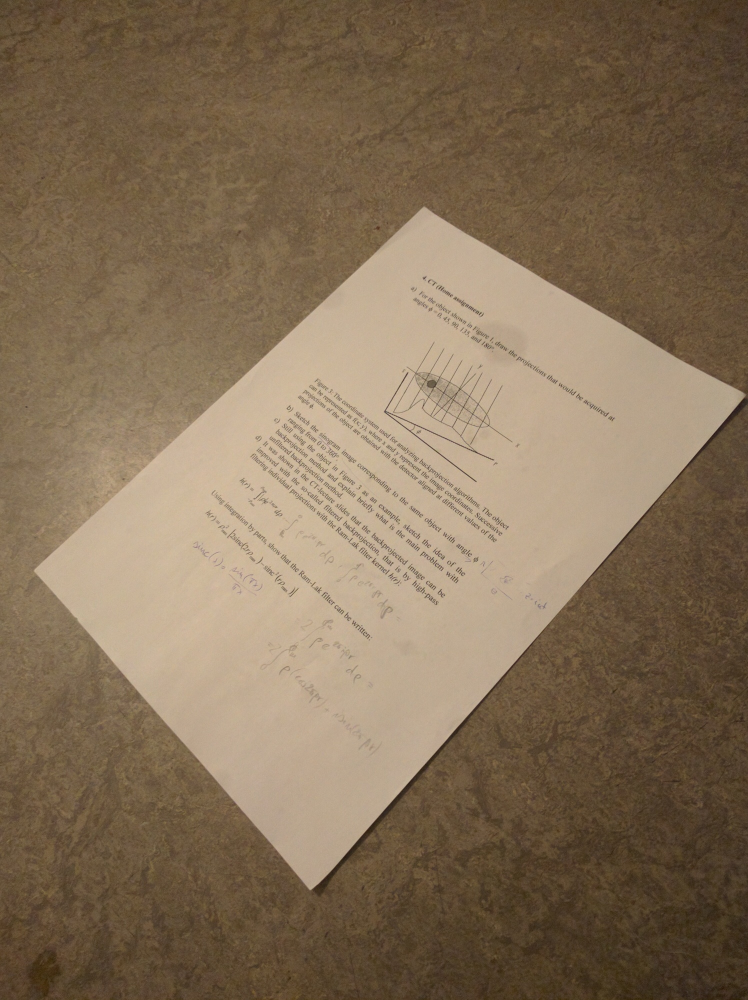
//> input picture imgs/IMG_20160314_230058.jpg, 1496 x 2000 px (shown at 1/2 size)
$ ./main ../imgs/IMG_20160314_230058.jpg   (built with g++ and OpenCV 4)
//> lines starting //> are read from the running program, lines starting //| are printed output that depends on the picture; after the words box and inside, x2 and y2 are one past the last pixel; in counts of white or black regions, pixels touching at a corner belong together
### src/util.hpp
#ifndef UTIL_H
#define UTIL_H

#include <vector>

using namespace cv;
using namespace std;

#define ITIC(xx) double xx
#define TIC(xx) xx=(double)getTickCount()
#define TOC(xx) cout<<"Elapsed time: "<<((double)getTickCount()-(xx))/getTickFrequency()*1000<<"ms"<<endl

void center_pts(Mat pts, Vec2f &mean);


#endif /* UTIL_H */

### src/detect.hpp
#ifndef DETECT_H
#define DETECT_H

#include <opencv2/opencv.hpp>
#include <vector>

using namespace cv;

double line_support(std::vector<Vec4f>&, Vec4f&);

void detect_edgels(Mat, std::vector<Vec4f>&, int);

#endif /* DETECT_H */

### src/util.cc
#include <opencv2/opencv.hpp>
#include "util.hpp"

using namespace cv;

void center_pts(Mat ps, Vec2f &mean) {
    assert(ps.isContinuous() && "Noncontinuous point matrix!");

    int npts=ps.rows*ps.cols/2;
    float *px=(float*)ps.data;
    for (int a = 0; a < npts; a++) {
	mean[0]+=*(px++);
	mean[1]+=*(px++);
    }

    mean=mean/npts;

    px=(float*)ps.data;
    for (int a = 0; a < npts; a++) {
	*(px++)-=mean[0];
	*(px++)-=mean[1];
    }
}

### src/detect.cc
#include "detect.hpp"
#include "util.hpp"
#include <vector>
#include <algorithm>

using namespace cv;

void page_from_edgels(std::vector<Vec4f> &edgels) {

}

double line_support(std::vector<Vec4f> &edgels,
		    Vec4f &line) {
    Vec2f line_dir(line[2]-line[0], line[3]-line[1]);
    Vec2f line_norm(-line_dir[1], line_dir[0]);

    Mat edgel_ends(edgels);

    std::cout << edgel_ends  << "\n";


    return 0;
}

void detect_edgels(Mat edge_im, std::vector<Vec4f> &outedgels, int length) {
    Mat tmp=edge_im.clone();
    int rows=tmp.rows, cols=tmp.cols;

    Mat display(edge_im.size(), CV_8UC3);
    cvtColor(edge_im, display, CV_GRAY2RGB);


    int neigh[8][2] = {{-1,0}, {1,0}, {0,-1}, {0,1}, {-1,-1}, {-1,1}, {1,-1}, {1,1}};
    int nneigh=8;

    std::vector<Point2f> segment;
    Point2f pt;

    for (int i = 0; i < rows; i++) {
        for (int j=0; j < cols; j++) {
	    if (!tmp.at<unsigned char>(i,j)) continue;

	    int starti=i, startj=j, ii=i, jj=j;

	    int N=length;
	    int d=3;
	    while (--d) {
		int l;
		for (l=0; l<N; l++) {
		    tmp.at<unsigned char>(ii,jj)=128;
		    pt.x=jj;  pt.y=ii;
		    segment.push_back(pt);

		    int r, nii, njj;
		    for (r=0; r<nneigh; r++) {
			nii=ii+neigh[r][0];
			njj=jj+neigh[r][1];
			if (nii>0 && nii<tmp.rows && njj>0 && njj<tmp.cols
			    && tmp.at<unsigned char>(nii, njj)>128) {
			    break;
			    // you have found another edge
			}
		    }

		    if (r==nneigh) {
			break;
		    }

		    ii=ii+neigh[r][0];
		    jj=jj+neigh[r][1];
		}

		if (l==N) {
		    break;
		}
		else {
		    N=N-l;
		    ii=starti;
		    jj=startj;
		    std::reverse(segment.begin(), segment.end());
		}
	    }

	    if (d) { // we have found a continuous edge streak
		Mat u,s,vt;
		Mat ps=Mat(segment).reshape(1).clone();

		// center points
		Vec2f mean; // col matrix
		center_pts(ps, mean);

		// fit line
		Vec4f fitted_line;
		fitLine(ps, fitted_line, CV_DIST_L2, 0, 0.01, 0.01);
		Vec2f normal(-fitted_line[1], fitted_line[0]);
		Vec2f dir(fitted_line[0], fitted_line[1]);

		Mat dists=abs(ps*Mat(normal));

		double minD, maxD;
		minMaxLoc(dists, &minD, &maxD);

		if (maxD<1) {
		    for (auto s=segment.begin(); s!=segment.end(); s++) {
			tmp.at<unsigned char>(*s)=0;
		    }

		    Vec4f edgel;
		    float *psp=ps.ptr<float>(0);
		    float dp=(psp[0]*dir[0]+psp[1]*dir[1]);
		    edgel[0]=dp*dir[0]+mean[0];
		    edgel[1]=dp*dir[1]+mean[1];

		    psp=ps.ptr<float>(ps.rows-1);
		    dp=(psp[0]*dir[0]+psp[1]*dir[1]);
		    edgel[2]=dp*dir[0]+mean[0];
		    edgel[3]=dp*dir[1]+mean[1];

		    outedgels.push_back(edgel);

		    // line(display, outedgels.back().first, outedgels.back().second,
		    //      Scalar(0,0,255), 2, CV_AA);

		    // imshow("OCV-Display Image", display);
		    // waitKey(0);
		}
	    }
	    // [5 lines of commented-out code are left out]

	    segment.erase(segment.begin(), segment.end());
	}
    }
}

### src/main.cc
#include <iostream>
#include <vector>
#include <algorithm>
#include <opencv2/opencv.hpp>
#include "detect.hpp"
#include "util.hpp"


#define THR_LOW 100
#define CANNY_GRAD_KERNEL_SIZE 3

using namespace cv;

int main(int argc, char *argv[]) {
    Mat image, edges;
    image=imread(argv[1], CV_LOAD_IMAGE_GRAYSCALE);
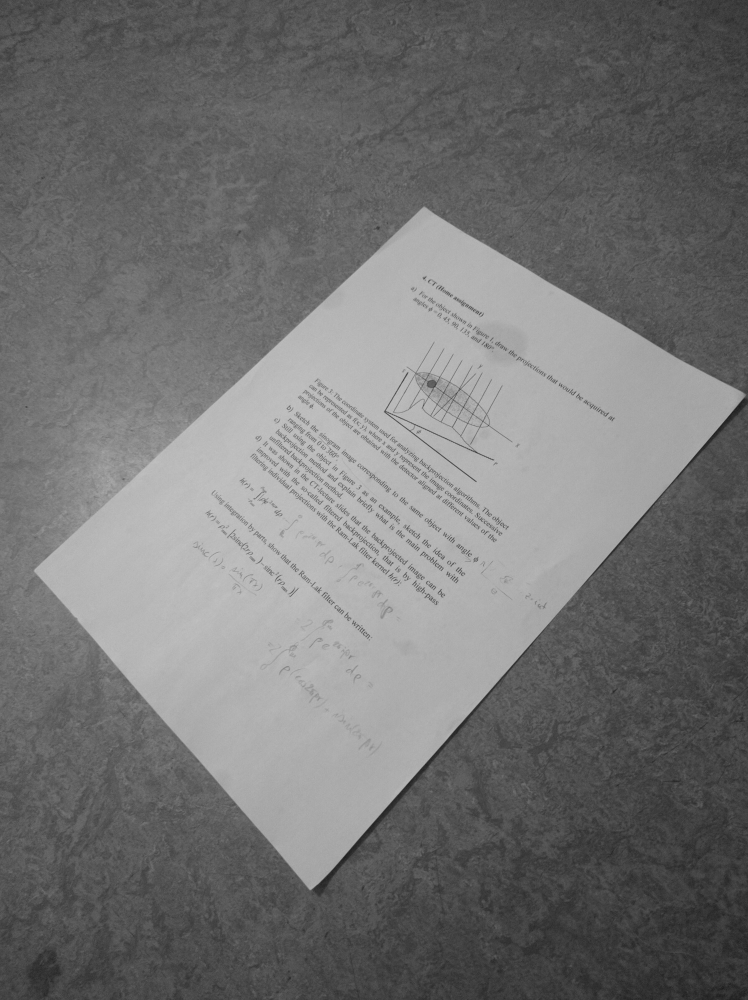
//> image: 2000 rows x 1496 cols, CV_8UC1 (shown at 1/2 size); min 20, max 202, mean 114.4

    Mat scaled;
    resize(image, scaled, Size(), 0.5, 0.5);
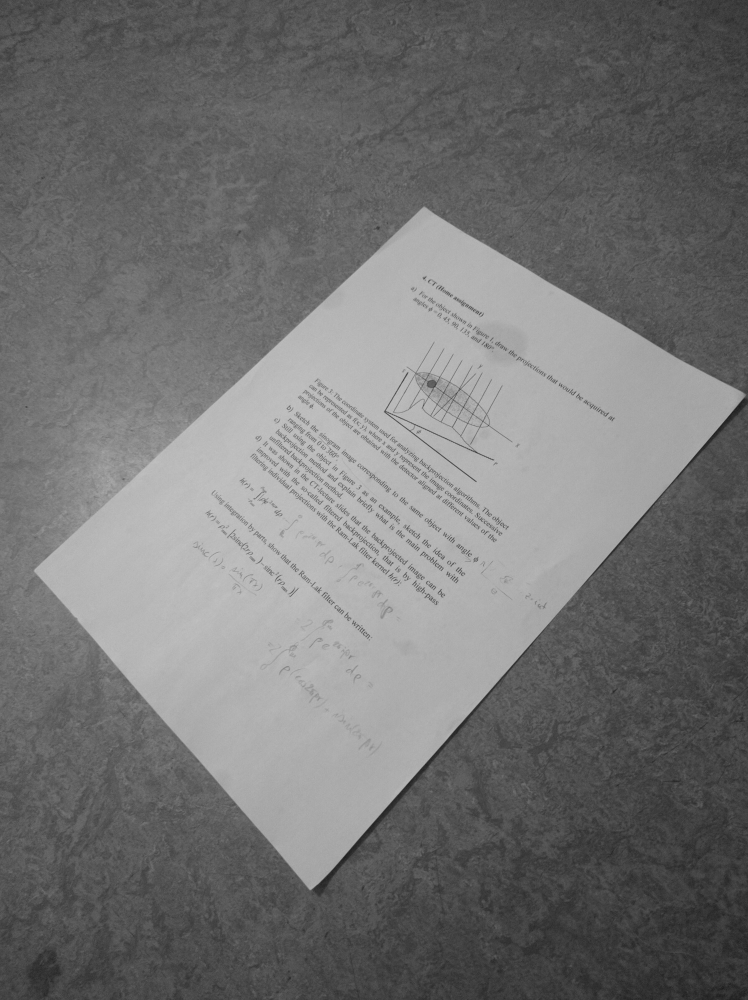
//> scaled: 1000 rows x 748 cols, CV_8UC1; min 28, max 194, mean 114.5


    Canny(scaled, edges, THR_LOW, 2*THR_LOW, CANNY_GRAD_KERNEL_SIZE);
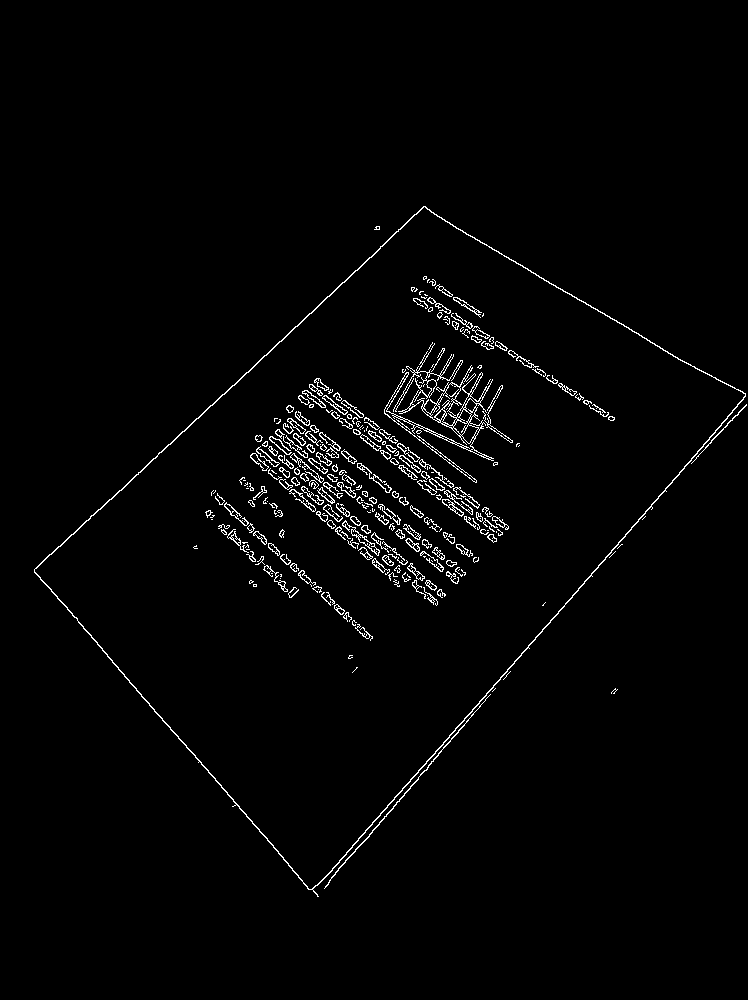
//> edges: 1000 rows x 748 cols, CV_8UC1; 1.9% white in thin lines or dots, all inside (x1, y1, x2, y2) = (34, 206, 747, 897)
    //edges=image;

    namedWindow("OCV-Display Image", WINDOW_NORMAL );

    std::vector<Vec4f> edgels;

    ITIC(t);
    TIC(t);
    detect_edgels(edges, edgels, 30);
//> after the loop in detect_edgels, `for (int i = 0; i < rows; i++)`:
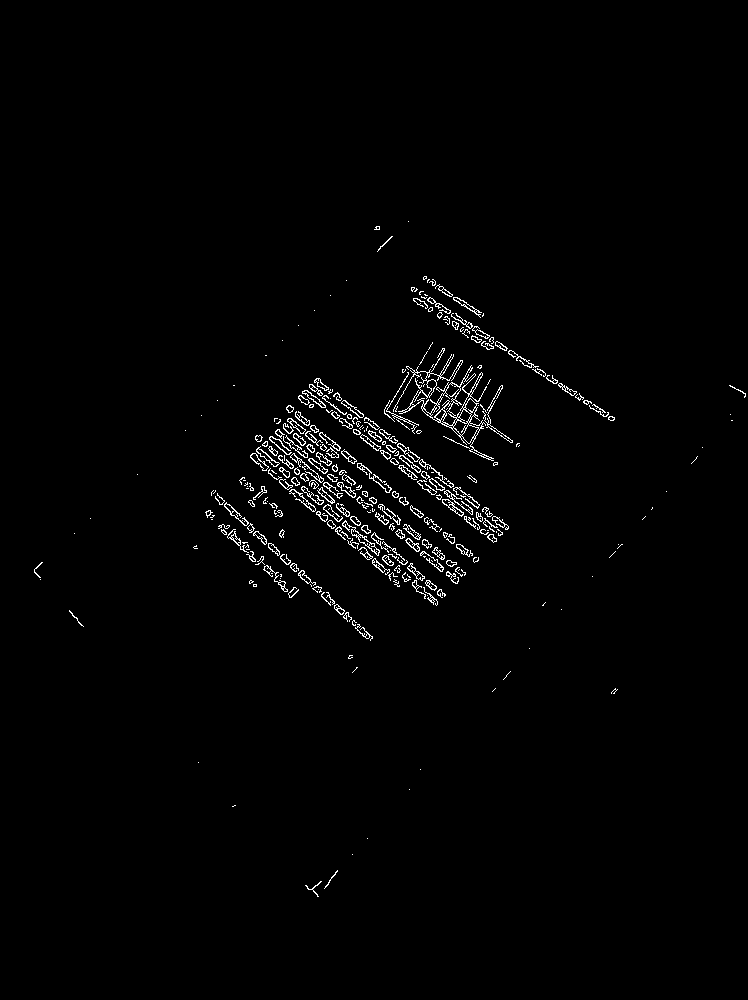
//> tmp: 1000 rows x 748 cols, CV_8UC1; values 0 (black) and 128 (white), 1.4% white in thin lines or dots, all inside (x1, y1, x2, y2) = (34, 221, 746, 897)
//> after the loop in detect_edgels, `for (int i = 0; i < rows; i++)`: outedgels = 113 items, first 8: [423.4, 206.4, 408.1, 220.2], [423.9, 206.1, 441, 218], [441.8, 218.3, 459.7, 229.5], [407.4, 221.4, 392.2, 235.2], [460.1, 229.8, 478.8, 240.4], [479.1, 240.8, 498.1, 251.7], [377.3, 250.3, 361.7, 264.6], [498.8, 252.3, 517.8, 263.3]
//> edgels has the same summary as outedgels in detect_edgels
    TOC(t);

    line_support(edgels, edgels[0]);
//> in line_support, `Vec2f line_dir(line[2]-line[0], line[3]-line[1]);`: line_dir = [-15.21, 13.77]
//> in line_support, `Vec2f line_norm(-line_dir[1], line_dir[0]);`: line_norm = [-13.77, -15.21]
//> in line_support, `Mat edgel_ends(edgels);`: edgel_ends = 113 rows, first 6: [423.4, 206.4, 408.1, 220.2], [423.9, 206.1, 441, 218], [441.8, 218.3, 459.7, 229.5], [407.4, 221.4, 392.2, 235.2], [460.1, 229.8, 478.7, 240.4], [479.1, 240.8, 498.1, 251.7]
//| [423.35815, 206.39569, 408.14737, 220.16281;
//|  423.9061, 206.13499, 440.98792, 218.01738;
//|  441.82593, 218.27696, 459.68494, 229.50128;
//|  407.36386, 221.39879, 392.20746, 235.22737;
//> (the first 4 of 34 printed lines)

    std::cout << std::endl << "edgels:" << std::endl;

    Mat display(image.size(), CV_8UC3);
    cvtColor(image, display, CV_GRAY2RGB);
//> display: 2000 rows x 1496 cols, CV_8UC3

    // for (auto i=edgels.begin(); i!=edgels.end(); i++) {
    //     line(display, 2*i->first, 2*i->second, Scalar(0,0,255), 2, CV_AA);
    // }


    imwrite("../imgs/canny.png", display);


    imshow("OCV-Display Image", display);


    int key;
    while(true) {
	if ((key=waitKey(15))>0) {
//> the Esc key is pressed
	    if (key==113) { // q
		break;
	    }
	}
    }


    return 0;
}

$ run again, on imgs/IMG_20160314_230111.jpg
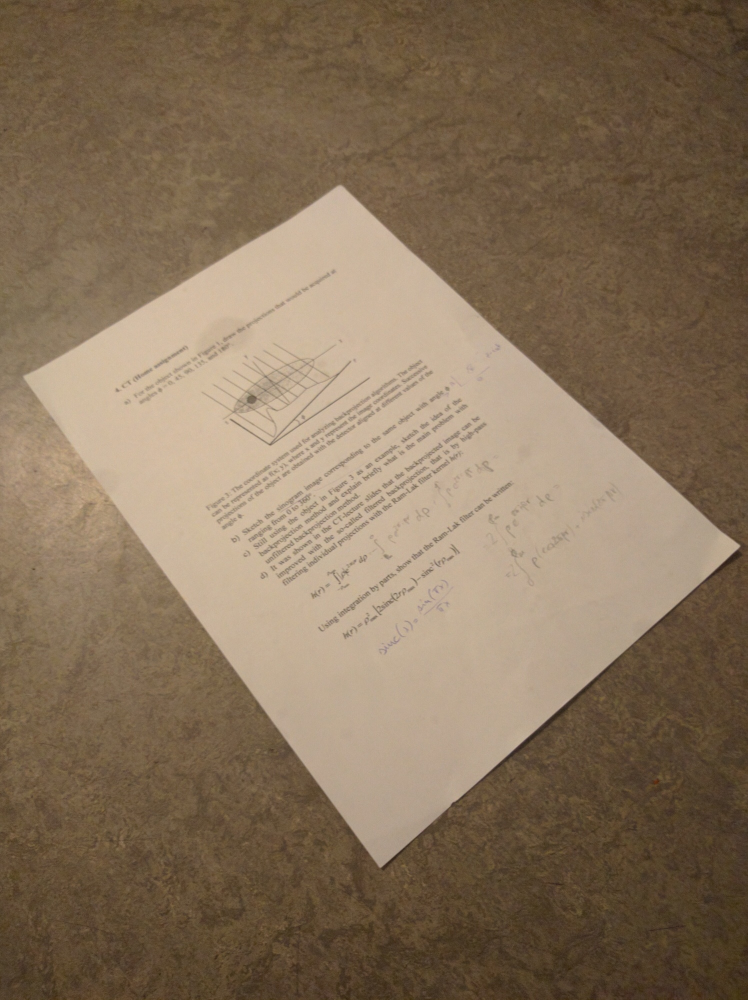
//> input picture imgs/IMG_20160314_230111.jpg, 1496 x 2000 px (shown at 1/2 size)
//> `Canny(scaled, edges, THR_LOW, 2*THR_LOW, CANNY_GRAD_KERNEL_SIZE);`:
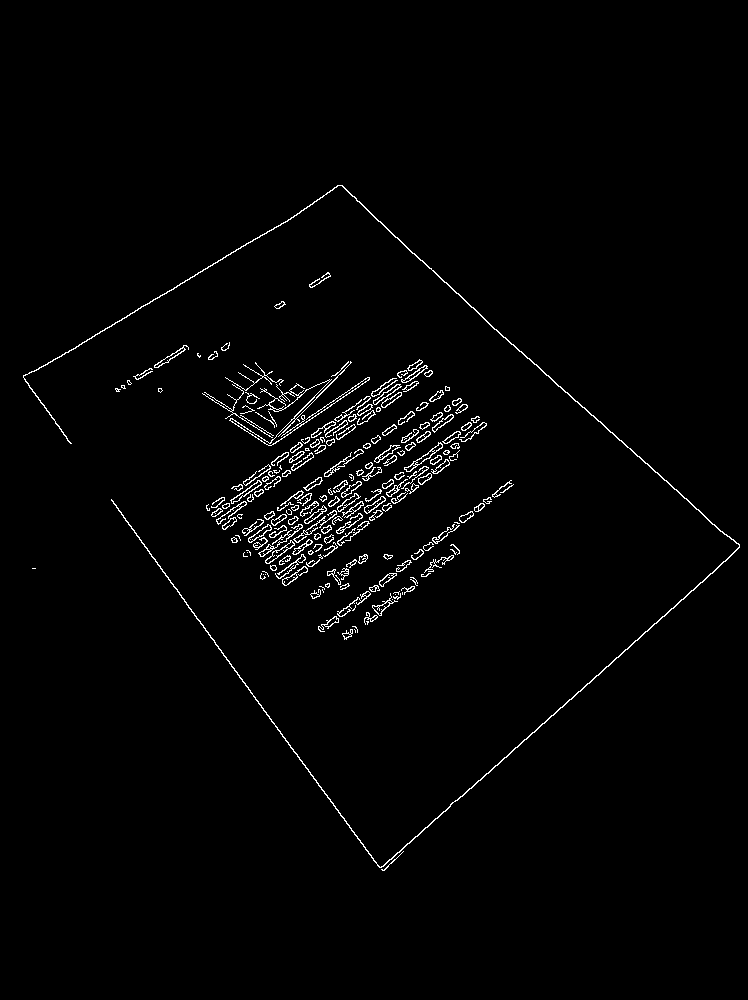
//> edges: 1000 rows x 748 cols, CV_8UC1; 1.6% white in thin lines or dots, all inside (x1, y1, x2, y2) = (23, 185, 740, 871)
//> after the loop in detect_edgels, `for (int i = 0; i < rows; i++)`:
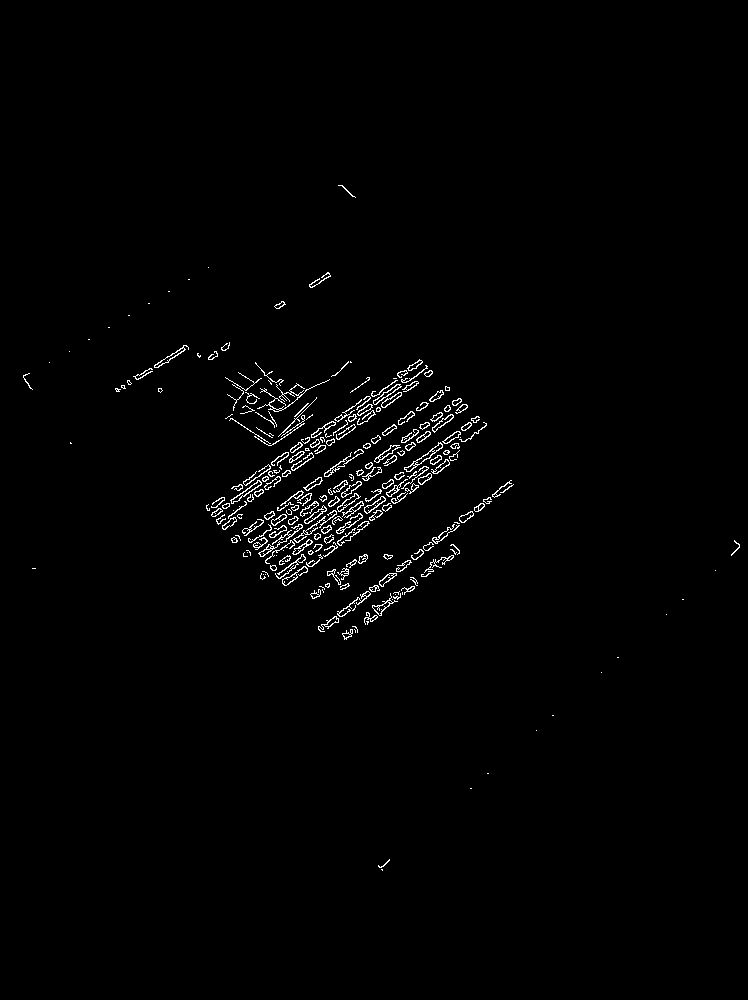
//> tmp: 1000 rows x 748 cols, CV_8UC1; values 0 (black) and 128 (white), 1.2% white in thin lines or dots, all inside (x1, y1, x2, y2) = (23, 185, 740, 871)
//> after the loop in detect_edgels, `for (int i = 0; i < rows; i++)`: outedgels = 107 items, first 8: [337.3, 185.4, 319.9, 197.8], [354, 197, 369.3, 211.7], [319.1, 198.2, 302.1, 210.1], [301.4, 210.6, 284.2, 222.2], [369.6, 212.4, 384.8, 226.2], [283.2, 222.4, 265, 232.9], [385.1, 226.9, 400.2, 240.8], [264.2, 233.3, 245.9, 243.8]
//> edgels has the same summary as outedgels in detect_edgels
//> line_dir = [-17.42, 12.41]
//> line_norm = [-12.41, -17.42]
//> edgel_ends = 107 rows, first 6: [337.3, 185.4, 319.9, 197.8], [354, 197, 369.3, 211.7], [319.1, 198.2, 302.1, 210.1], [301.4, 210.6, 284.2, 222.2], [369.6, 212.4, 384.8, 226.2], [283.2, 222.4, 265, 232.9]
//| [337.28839, 185.40479, 319.86874, 197.81577;
//|  354.01181, 196.9877, 369.30557, 211.68196;
//|  319.14621, 198.21013, 302.0658, 210.09457;
//|  301.40277, 210.59576, 284.16751, 222.24779;
//> (the first 4 of 34 printed lines)
